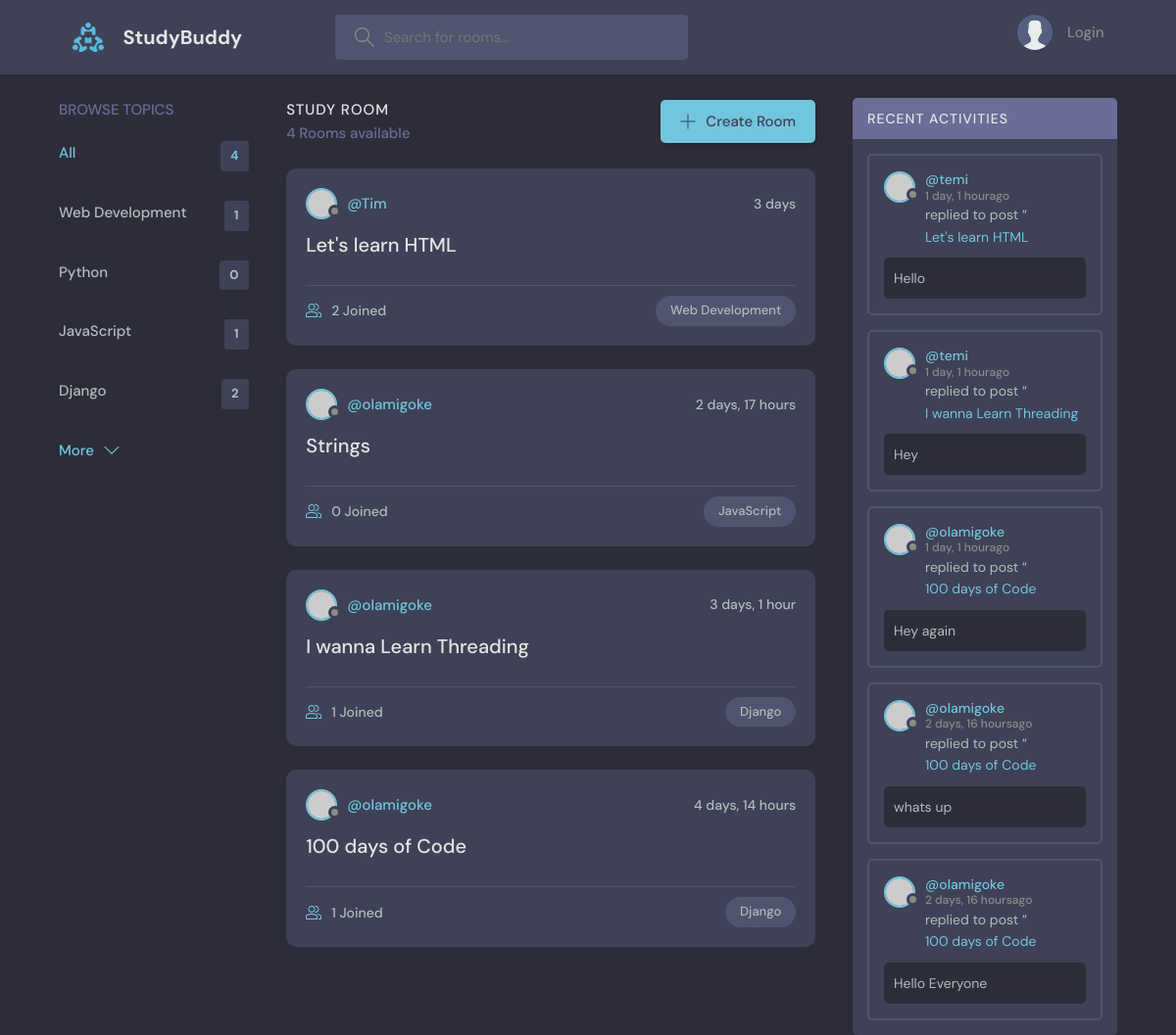
/, run on an earlier commit of the app's database.
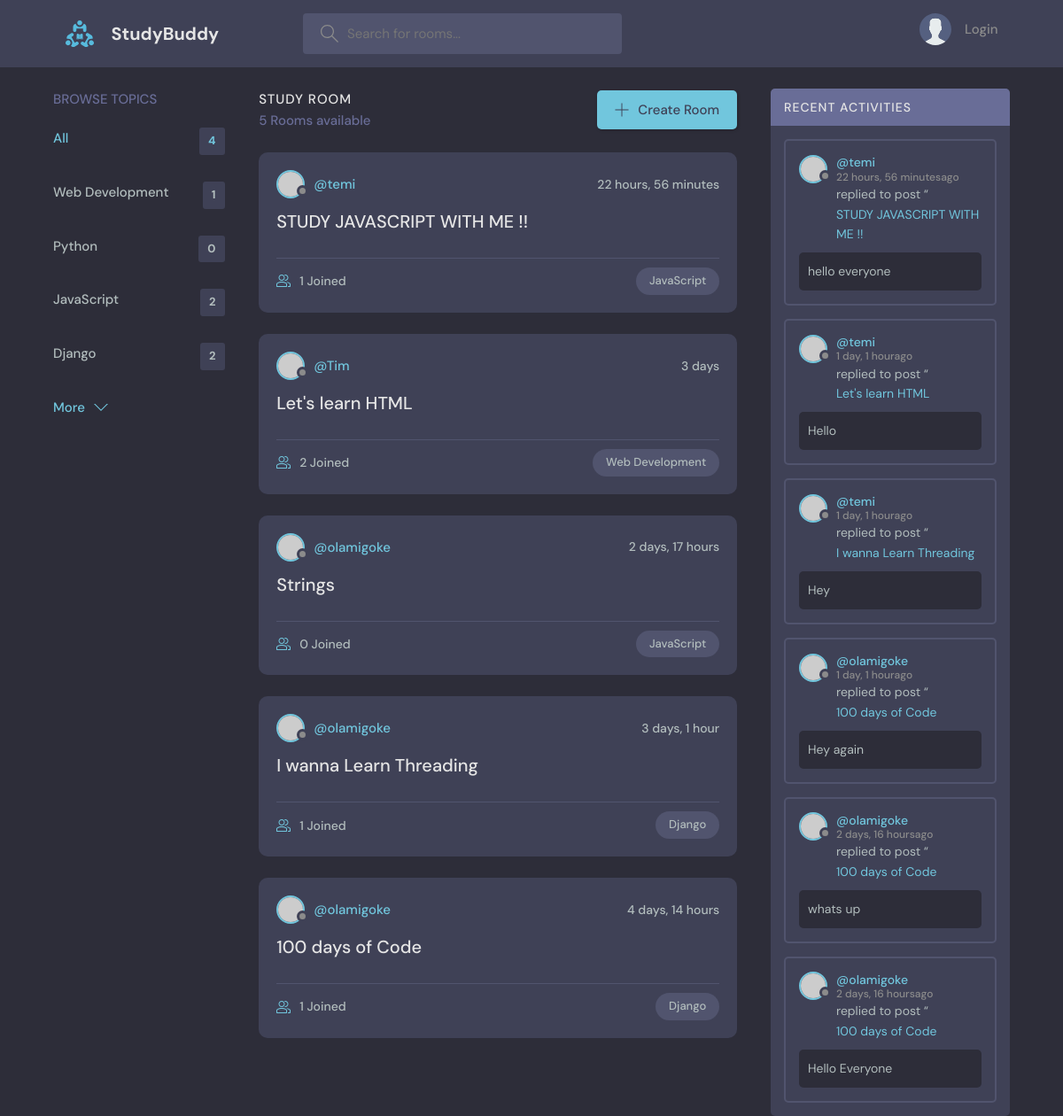
And on a later commit of the database.
### base/models.py (models this page shows, shortened)
class Topic(models.Model):
    name = models.CharField(max_length=200)

class Room(models.Model):
    host = models.ForeignKey(User, on_delete=models.SET_NULL, null=True)
    topic= models.ForeignKey(Topic, on_delete=models.SET_NULL, null=True)
    name = models.CharField(max_length=200)
    description = models.TextField(null=True, blank=True)
    participants = models.ManyToManyField(User, related_name='participants', blank=True)
    updated = models.DateTimeField(auto_now=True)
    created = models.DateTimeField(auto_now_add=True)
    class Meta:
        ordering = ['-updated', '-created']
    def __str__(self):
        return str(self.name)

class Message(models.Model):
    user = models.ForeignKey(User, on_delete=models.CASCADE)
    room = models.ForeignKey(Room, on_delete=models.CASCADE)
    body = models.TextField()
    updated = models.DateTimeField(auto_now=True)
    created = models.DateTimeField(auto_now_add=True)
    class Meta:
        ordering = ['-updated', '-created']

### base/views.py (the view)
# urls.py: path('', views.home, name="home"),
def home(request):
    q= request.GET.get('q') if request.GET.get('q') != None else ''
    rooms = Room.objects.filter(
        Q(topic__name__icontains=q) |
        Q(name__icontains=q) |
        Q(description__icontains=q)
        )
    topics = Topic.objects.all()
    room_count = rooms.count()
    room_messages =  Message.objects.filter(Q(room__topic__name__icontains=q))
    context = {'rooms':rooms, 'topics': topics, 'room_count':room_count,
               'room_messages':room_messages}
    return render(request, "base/home.html", context)

### base/templates/base/home.html (shortened to what this page needs)
{% extends 'main.html' %}
{% block content %}
<main class="layout layout--3">
      <div class="container">
        {% include 'base/topics_component.html' %}
        <div class="roomList">
          <div class="roomList__header">
            <div>
              <h2>Study Room</h2>
              <p>{{room_count}} Rooms available</p>
            </div>
            <a class="btn btn--main" href="{% url 'create-room' %}">
              <svg version="1.1" xmlns="http://www.w3.org/2000/svg" width="32" height="32" viewBox="0 0 32 32">
                <title>add</title>
                <path
                  d="M16.943 0.943h-1.885v14.115h-14.115v1.885h14.115v14.115h1.885v-14.115h14.115v-1.885h-14.115v-14.115z"
                ></path>
              </svg>
              Create Room
            </a>
          </div>
          {% include 'base/feed_component.html' %}
        </div>
        {% include 'base/activity_component.html' %}
      </div>
    </main>
{% endblock %}

### base/templates/base/topics_component.html
<div class="topics">
    <div class="topics__header">
      <h2>Browse Topics</h2>
    </div>
    <ul class="topics__list">
      <li>
        <a href="{% url 'home' %}" class="active">All <span>{{topics.count}}</span></a>
      </li>
      {% for topic in topics  %}
      <li>
        <a href="{% url 'home' %}?q={{topic.name}}">{{topic.name}}<span>{{topic.room_set.all.count}}</span></a>
      </li>
      {% endfor %}
    </ul>
    <a class="btn btn--link" href="topics.html">
      More
      <svg version="1.1" xmlns="http://www.w3.org/2000/svg" width="32" height="32" viewBox="0 0 32 32">
        <title>chevron-down</title>
        <path d="M16 21l-13-13h-3l16 16 16-16h-3l-13 13z"></path>
      </svg>
    </a>
  </div>

### base/templates/base/feed_component.html (shortened to what this page needs)
{% for room in rooms%}
<div class="roomListRoom">
    <div class="roomListRoom__header">
      <a href="{% url 'user-profile' room.host.id %}" class="roomListRoom__author">
        <div class="avatar avatar--small">
          <img src="https://randomuser.me/api/portraits/women/11.jpg" />
        </div>
        <span>@{{room.host.username}}</span>
      </a>
      <div class="roomListRoom__actions">
        <span>{{room.created|timesince}}</span>
      </div>
    </div>
    <div class="roomListRoom__content">
      <a href="{% url 'room' room.id %}">{{room.name}}</a>
    </div>
    <div class="roomListRoom__meta">
      <a href="{% url 'room' room.id %}" class="roomListRoom__joined">
        {{room.participants.all.count}} Joined
      </a>
      <p class="roomListRoom__topic">{{room.topic.name}}</p>
    </div>
  </div>
{% endfor %}

### base/templates/base/activity_component.html (shortened to what this page needs)
<div class="activities">
    <div class="activities__header">
      <h2>Recent Activities</h2>
    </div>
    {% for message in room_messages %}
    <div class="activities__box">
      <div class="activities__boxHeader roomListRoom__header">
        <a href="{% url 'user-profile' message.user.id %}" class="roomListRoom__author">
          <div class="avatar avatar--small">
            <img src="https://randomuser.me/api/portraits/women/11.jpg" />
          </div>
          <p>
            @{{message.user}}
            <span>{{message.created|timesince}}ago</span>
          </p>
        </a>
      </div>
      <div class="activities__boxContent">
        <p>replied to post “<a href="{% url 'room' message.room.id %}">{{message.room}}</a></p>
        <div class="activities__boxRoomContent">
          {{message.body}}
        </div>
      </div>
    </div>
    {% endfor %}
  </div>

What changed in the data, as far as the page shows it:
computed for Topic "JavaScript": room_set.all.count "1" → "2"
added Room: host.username "temi", created "22 hours, 56 minutes", name "STUDY JAVASCRIPT WITH ME !!", participants.all.count "1", topic.name "JavaScript"
added Message: user "temi", created "22 hours, 56 minutes", room "STUDY JAVASCRIPT WITH ME !!", body "hello everyone"
Also different on the page:
{{ room_count }}: "4" → "5"
